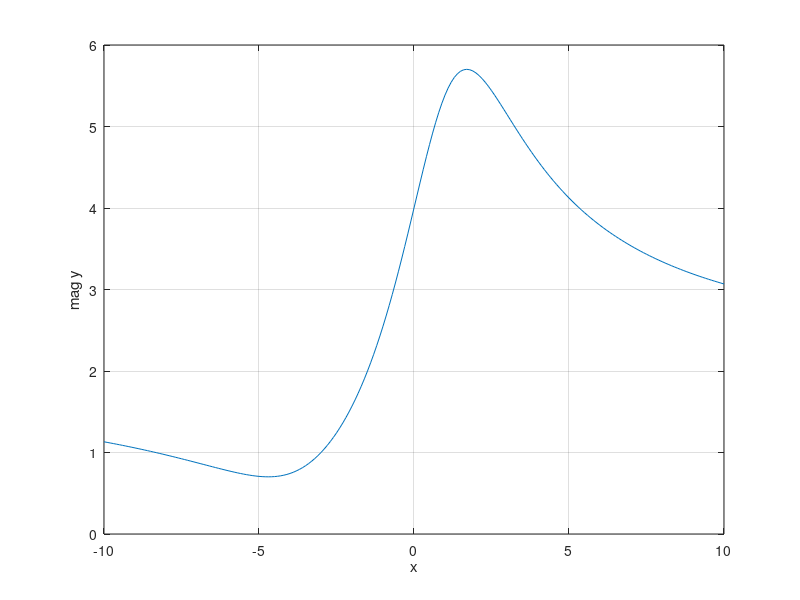

Write the MATLAB code that produced this figure.
clc; close all; clear all;
x = linspace(-10,10, 201);
z = x+2j;
f = 2*(z+4)./(z-1);
magy = abs(f);
plot(x,magy); grid; xlabel('x');ylabel('mag y')